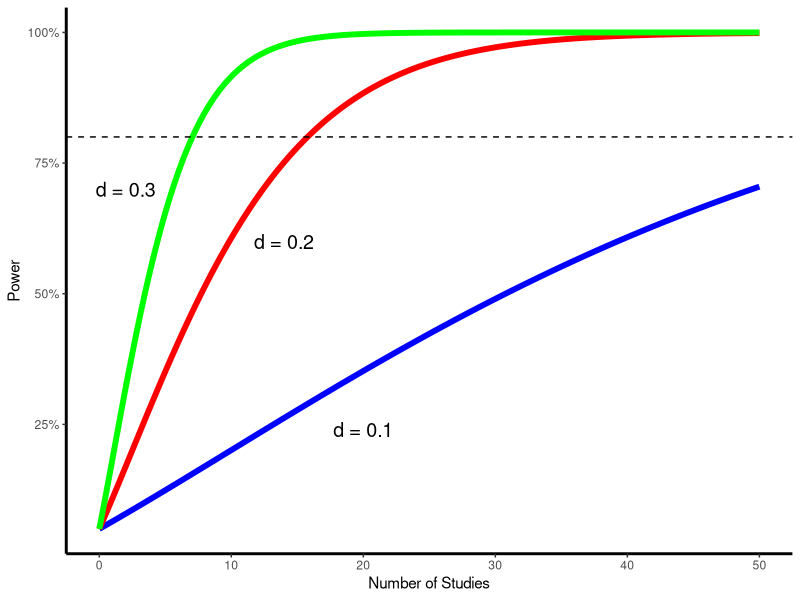
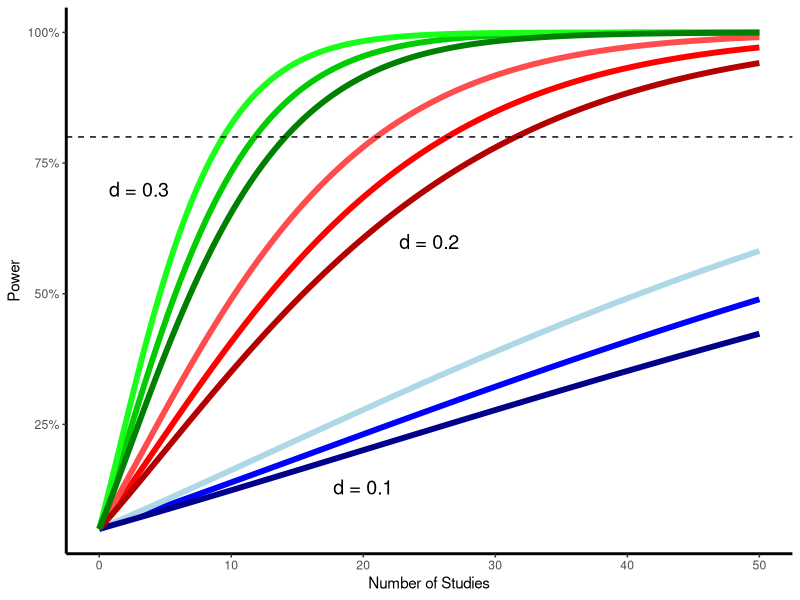

The R script that drew these images, in order:
## ---- chunk 1
power.analysis.fixed<-function(d,k,n1,n2,p){

  n1<-n1
  n2<-n2
  d<-d
  k<-k
  p<-p
  title<-c("Power for a fixed-effect meta-analysis:")

  v.d<-((n1+n2)/(n1*n2))+((d*d)/(2*(n1+n2)))
  v.m<-v.d/k
  lambda<-(d/sqrt(v.m))
  plevel<-1-(p/2)
  zval<-qnorm(p=plevel, 0,1)
  power<-1-(pnorm(zval-lambda))+(pnorm(-zval-lambda))
  return(power)
}
## ---- chunk 2
library(kableExtra)
Package<-c("d","k","n1","n2","p")
Description<-c("The effect size we want to be able to detect","The number of studies we will likely be able to include into our analysis","The average number of participats we assume in the intervention arms of our included studies","The average number of participats we assume in the control arms of our included studies","The Type I error rate (p-level). It is common to use 'p=0.05'")
m<-data.frame(Package,Description)
names<-c("Parameter", "Description")
colnames(m)<-names
kable(m) %>%
  column_spec(2, width = "40em")
## ---- chunk 3
power.analysis.fixed(d=0.30,k=10,n1=25,n2=25,p=0.05)
## ---- chunk 4
library(ggplot2)
library(reshape)
k <- seq(0, 50, length=1000)
pow.vals01<-lapply(k,function(k) power.analysis.fixed(d=0.10,k=k,n1=25,n2=25,p=0.05))
pow.vals02<-lapply(k,function(k) power.analysis.fixed(d=0.20,k=k,n1=25,n2=25,p=0.05))
pow.vals03<-lapply(k,function(k) power.analysis.fixed(d=0.30,k=k,n1=25,n2=25,p=0.05))
pow.vals01<-as.numeric(pow.vals01)
pow.vals02<-as.numeric(pow.vals02)
pow.vals03<-as.numeric(pow.vals03)
data<-data.frame(k,pow.vals01,pow.vals02,pow.vals03)
ggplot()+
  geom_line(data = data, aes(x = k, y = pow.vals01), color = "blue",size=2) +
  geom_line(data = data, aes(x = k, y = pow.vals02), color = "red",size=2) +
  geom_line(data = data, aes(x = k, y = pow.vals03), color = "green",size=2) +
  xlab('Number of Studies') +
  ylab('Power')+
  scale_y_continuous(labels = scales::percent)+
  theme(
        axis.line= element_line(color = "black",size = 1,linetype = "solid"),
        legend.position = "bottom",
        panel.grid.major = element_blank(),
        panel.grid.minor = element_blank(),
        panel.background = element_blank(),
        legend.background = element_rect(linetype="solid",
                                         colour ="black"),
        legend.title = element_blank(),
        legend.key.size = unit(0.75,"cm"),
        legend.text=element_text(size=14))+
annotate("text", x = 2, y = 0.7, label = "d = 0.3",size=5)+
  annotate("text", x = 14, y = 0.6, label = "d = 0.2",size=5)+
  annotate("text", x = 20, y = 0.24, label = "d = 0.1",size=5)+
  geom_hline(yintercept=0.8,linetype="dashed")
## ---- chunk 5
power.analysis.random<-function(d,k,n1,n2,p,heterogeneity){

  n1<-n1
  n2<-n2
  d<-d
  k<-k
  p<-p
  heterogeneity<-heterogeneity
  
  if(heterogeneity=="low"){

  v.d<-((n1+n2)/(n1*n2))+((d*d)/(2*(n1+n2)))
  v.m<-v.d/k
  v.m<-1.33*v.m
  lambda<-(d/sqrt(v.m))
  plevel<-1-(p/2)
  zval<-qnorm(p=plevel, 0,1)
  power<-1-(pnorm(zval-lambda))+(pnorm(-zval-lambda))
  return(power)
  }
  
  if(heterogeneity=="moderate"){
    
      v.d<-((n1+n2)/(n1*n2))+((d*d)/(2*(n1+n2)))
  v.m<-v.d/k
  v.m<-1.67*v.m
  lambda<-(d/sqrt(v.m))
  plevel<-1-(p/2)
  zval<-qnorm(p=plevel, 0,1)
  power<-1-(pnorm(zval-lambda))+(pnorm(-zval-lambda))
  return(power)
  }
    
    if(heterogeneity=="high"){
    
      v.d<-((n1+n2)/(n1*n2))+((d*d)/(2*(n1+n2)))
  v.m<-v.d/k
  v.m<-2*v.m
  lambda<-(d/sqrt(v.m))
  plevel<-1-(p/2)
  zval<-qnorm(p=plevel, 0,1)
  power<-1-(pnorm(zval-lambda))+(pnorm(-zval-lambda))
  return(power)
  }
    
}
## ---- chunk 6
power.analysis.random(d=0.30,k=10,n1=25,n2=25,p=0.05,heterogeneity = "moderate")

## ---- chunk 7
library(ggplot2)
library(reshape)

k <- seq(0, 50, length=1000)
pow.vals01<-lapply(k,function(k) power.analysis.random(d=0.10,k=k,n1=25,n2=25,p=0.05,heterogeneity = "moderate"))
pow.vals02<-lapply(k,function(k) power.analysis.random(d=0.20,k=k,n1=25,n2=25,p=0.05,heterogeneity = "moderate"))
pow.vals03<-lapply(k,function(k) power.analysis.random(d=0.30,k=k,n1=25,n2=25,p=0.05,heterogeneity = "moderate"))
pow.vals01<-as.numeric(pow.vals01)
pow.vals02<-as.numeric(pow.vals02)
pow.vals03<-as.numeric(pow.vals03)
data1<-data.frame(k,pow.vals01,pow.vals02,pow.vals03)

k <- seq(0, 50, length=1000)
pow.vals01<-lapply(k,function(k) power.analysis.random(d=0.10,k=k,n1=25,n2=25,p=0.05,heterogeneity = "low"))
pow.vals02<-lapply(k,function(k) power.analysis.random(d=0.20,k=k,n1=25,n2=25,p=0.05,heterogeneity = "low"))
pow.vals03<-lapply(k,function(k) power.analysis.random(d=0.30,k=k,n1=25,n2=25,p=0.05,heterogeneity = "low"))
pow.vals01<-as.numeric(pow.vals01)
pow.vals02<-as.numeric(pow.vals02)
pow.vals03<-as.numeric(pow.vals03)
data2<-data.frame(k,pow.vals01,pow.vals02,pow.vals03)

k <- seq(0, 50, length=1000)
pow.vals01<-lapply(k,function(k) power.analysis.random(d=0.10,k=k,n1=25,n2=25,p=0.05,heterogeneity = "high"))
pow.vals02<-lapply(k,function(k) power.analysis.random(d=0.20,k=k,n1=25,n2=25,p=0.05,heterogeneity = "high"))
pow.vals03<-lapply(k,function(k) power.analysis.random(d=0.30,k=k,n1=25,n2=25,p=0.05,heterogeneity = "high"))
pow.vals01<-as.numeric(pow.vals01)
pow.vals02<-as.numeric(pow.vals02)
pow.vals03<-as.numeric(pow.vals03)
data3<-data.frame(k,pow.vals01,pow.vals02,pow.vals03)


ggplot()+
  geom_line(data = data1, aes(x = k, y = pow.vals01), color = "blue",size=2) +
  geom_line(data = data1, aes(x = k, y = pow.vals02), color = "#ff0000",size=2) +
  geom_line(data = data1, aes(x = k, y = pow.vals03), color = "#00cc00",size=2) +
  geom_line(data = data2, aes(x = k, y = pow.vals01), color = "lightblue",size=2) +
  geom_line(data = data2, aes(x = k, y = pow.vals02), color = "#ff4d4d",size=2) +
  geom_line(data = data2, aes(x = k, y = pow.vals03), color = "#1aff1a",size=2) +
  geom_line(data = data3, aes(x = k, y = pow.vals01), color = "darkblue",size=2) +
  geom_line(data = data3, aes(x = k, y = pow.vals02), color = "#b30000",size=2) +
  geom_line(data = data3, aes(x = k, y = pow.vals03), color = "#008000",size=2) +
  xlab('Number of Studies') +
  ylab('Power')+
  scale_y_continuous(labels = scales::percent)+
  theme(
        axis.line= element_line(color = "black",size = 1,linetype = "solid"),
        legend.position = "bottom",
        panel.grid.major = element_blank(),
        panel.grid.minor = element_blank(),
        panel.background = element_blank(),
        legend.background = element_rect(linetype="solid",
                                         colour ="black"),
        legend.title = element_blank(),
        legend.key.size = unit(0.75,"cm"),
        legend.text=element_text(size=14))+
annotate("text", x = 3, y = 0.7, label = "d = 0.3",size=5)+
  annotate("text", x = 25, y = 0.6, label = "d = 0.2",size=5)+
  annotate("text", x = 20, y = 0.13, label = "d = 0.1",size=5)+
  geom_hline(yintercept=0.8,linetype="dashed")
